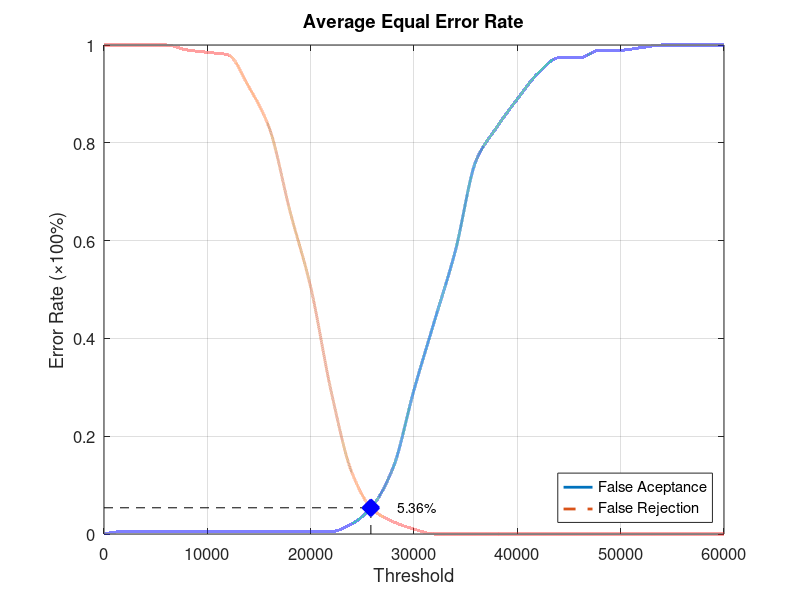
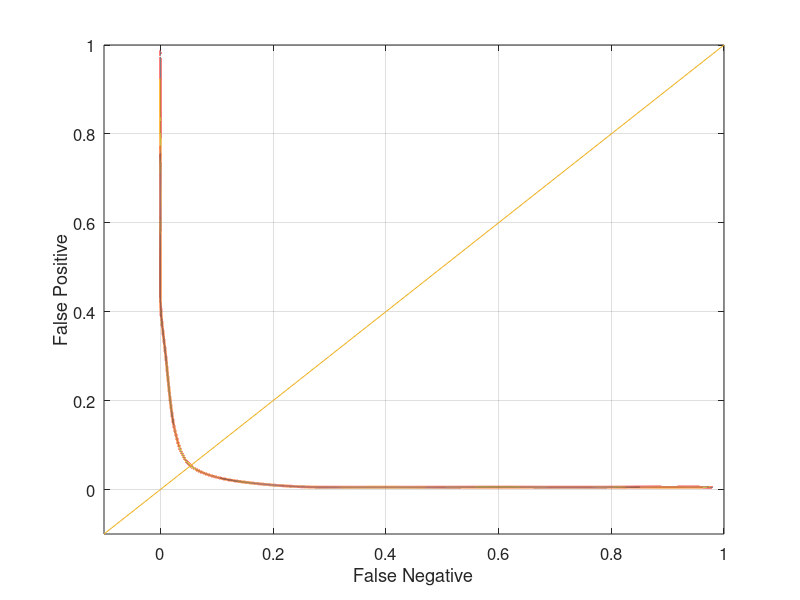

Recreate these plots in MATLAB, in order.
function yEER = Database3_1
close all;
clear;
clc;
x = 0:2000:60000;
xq = 0:0.5:60000;

y0 = [0 0.00526316 0.00526316 0.00526316 0.00526316 0.00526316 0.00526316 0.00526316 0.00526316 0.00526316 0.00526316 0.00526316 0.0210526 0.0578947 0.136842 0.294737 0.436842 0.578947 0.763158 0.831579 0.889474 0.942105 0.973684 0.973684 0.989474 0.989474 0.994737 1 1 1 1];
yy0 = interp1(x, y0, xq, 'pchip');
y1 = [1 1 1 1 0.99 0.985 0.98 0.915 0.83 0.66 0.505 0.29 0.125 0.05 0.025 0.01 0 0 0 0 0 0 0 0 0 0 0 0 0 0 0];
yy1 = interp1(x, y1, xq, 'pchip');

% Calculating EER: 
y2 = abs(y0 - y1);
find(y2 == min(y2))
yy2 = abs(yy0 - yy1);
xEER = find(yy2 == min(yy2));
xEERIndex = xq(xEER) % X-axis EER
yEER = yy0(xEER) % Y-axis EER

main = figure
plot(xq, yy0,'-','LineWidth', 2);	hold on
plot(xq, yy1,'--','LineWidth', 2);	hold on
plot([xEERIndex xEERIndex], [0 yEER], 'k--');	hold on
plot([0 xEERIndex], [yEER yEER], 'k--');	hold on
plot(xEERIndex, yEER, 'bx', 'LineWidth', 10);	hold on
text(xEERIndex + 10 * xEERIndex / 100, yEER, [num2str(round((10000 * yEER)) / 100) '%'])
legend('False Aceptance', 'False Rejection', 'Location', 'SouthEast')
xlabel('Threshold')
ylabel('Error Rate (\times100%)')
title('Average Equal Error Rate')
set(gca, 'FontSize', 12)
axis([0 60000 0 1])
grid on

print(main, 'Database3_1Main', '-dpng');
FNRxFPR = figure('Color', [1 1 1]);
plot(yy1, yy0, '-', yy1, yy0, 'LineWidth', 2);
hold on
y = -0.1:0.1:1
plot(y, y); 
set(gca, 'FontSize', 12)
xlabel('False Negative')
ylabel('False Positive')
axis([-0.1 1 -0.1 1])
set(gca, 'FontSize', 12)
grid on

print(FNRxFPR, 'Database3_1FNRxFPR','-dpng');
end
